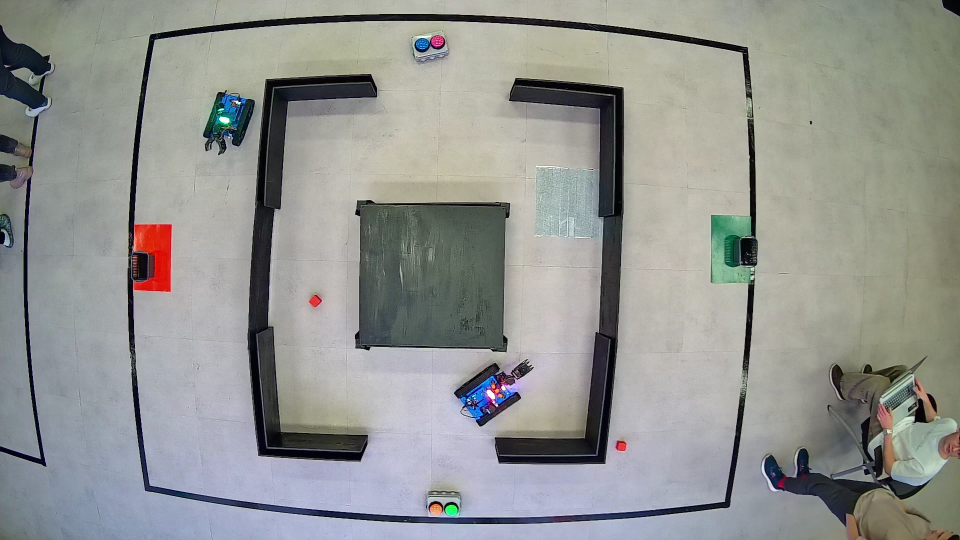
#> input picture modules/img.png, 1920 x 1080 px, found by its file name (shown at 1/2 size)
$ python a_star.py
#> lines starting #> are read from the running program, lines starting #| are printed output that depends on the picture; after the words box and inside, x2 and y2 are one past the last pixel; in counts of white or black regions, pixels touching at a corner belong together
import cv2
import heapq
from time import time
import math
from math import floor, ceil
import matplotlib.pyplot as plt
import numpy as np

show_animation = True


class PriorityQueue:
    def __init__(self):
        self.elements = []

    def empty(self):
        return len(self.elements) == 0

    def put(self, item, priority):
        heapq.heappush(self.elements, (priority, item))

    def get(self):
        return heapq.heappop(self.elements)[1]


class Node:
    def __init__(self, x, y, cost, path):
        self.x = x
        self.y = y
        self.cost = cost
        self.path = path

    def __lt__(self, other) -> bool:
        return self.cost < other.cost

    def __str__(self):
        return str(self.x) + '+' + str(self.y) + ',' + str(self.cost) + ',' + str(self.path)


class AStarPath:
    def __init__(self, robot_radius, grid_size, x_obstacle, y_obstacle):
        self.grid_size = grid_size
        self.robot_radius = robot_radius
        self.create_obstacle_map(x_obstacle, y_obstacle)
        self.path = self.get_path()

    @staticmethod
    def calc_heuristic(num1, num2):
        weight = 3.0
        return weight * (abs(num1.x - num2.x) + abs(num1.y - num2.y))

    def calc_grid_position(self, idx, p):
        return idx * self.grid_size + p

    def calc_xy(self, position, min_position):
        return round((position - min_position) / self.grid_size)

    def calc_grid_idx(self, node):
        return (node.y - self.y_min) * self.x_width + (node.x - self.x_min)

    def check_validity(self, node):
        x_position = self.calc_grid_position(node.x, self.x_min)
        y_position = self.calc_grid_position(node.y, self.y_min)

        if x_position < self.x_min:
            return False
        elif y_position < self.y_min:
            return False
        elif x_position >= self.x_max:
            return False
        elif y_position >= self.y_max:
            return False
        if self.obstacle_pos[node.x][node.y]:
            return False
        return True

    def create_obstacle_map(self, x_obstacle, y_obstacle):
        self.x_min = round(min(x_obstacle))
        self.y_min = round(min(y_obstacle))
        self.x_max = round(max(x_obstacle))
        self.y_max = round(max(y_obstacle))
        self.x_width = round((self.x_max - self.x_min) / self.grid_size)
        self.y_width = round((self.y_max - self.y_min) / self.grid_size)
        self.obstacle_pos = [[False for i in range(self.y_width)] for i in range(self.x_width)]
        DELTA = ceil(self.robot_radius / self.grid_size) + 3

        for idx_x_obstacle, idx_y_obstacle in zip(x_obstacle, y_obstacle):
            x_norm = int((idx_x_obstacle - self.x_min) // self.grid_size)
            y_norm = int((idx_y_obstacle - self.y_min) // self.grid_size)
            for idx_x in range(x_norm - DELTA, x_norm + DELTA):
                x = self.calc_grid_position(idx_x, self.x_min)
                if (not (0 <= idx_x < self.x_width)):
                    continue
                for idx_y in range(y_norm - DELTA, y_norm + DELTA):
                    if not (0 <= idx_y < self.y_width):
                        continue
                    y = self.calc_grid_position(idx_y, self.y_min)
                    d = math.sqrt((idx_x_obstacle - x) ** 2 + (idx_y_obstacle - y) ** 2)
                    if d <= self.robot_radius:
                        self.obstacle_pos[idx_x][idx_y] = True

    @staticmethod
    def get_path():
        path = [[1, 0, 1],
                [0, 1, 1],
                [-1, 0, 1],
                [0, -1, 1],
                [-1, -1, math.sqrt(2)],
                [-1, 1, math.sqrt(2)],
                [1, -1, math.sqrt(2)],
                [1, 1, math.sqrt(2)]]

        return path

    def calc_final_path(self, end_node, record_closed):
        x_out_path, y_out_path = [self.calc_grid_position(end_node.x, self.x_min)], [
            self.calc_grid_position(end_node.y, self.y_min)]
        path = end_node.path
        while path != -1:
            prev_node = record_closed[self.calc_grid_idx(path)]
            x_out_path.append(self.calc_grid_position(prev_node.x, self.x_min))
            y_out_path.append(self.calc_grid_position(prev_node.y, self.y_min))
            path = prev_node.path

        return x_out_path, y_out_path

    def a_star_search(self, start_x, start_y, end_x, end_y):
        end_node = Node(self.calc_xy(end_x, self.x_min), self.calc_xy(end_y, self.y_min), 0.0, -1)
        start_node = Node(self.calc_xy(start_x, self.x_min), self.calc_xy(start_y, self.y_min), 0.0, -1)
        start_node.cost = 0

        record_open, record_closed = dict(), dict()
        record_open[self.calc_grid_idx(start_node)] = start_node
        state = PriorityQueue()
        state.put(start_node, start_node.cost)

        while True:
            if len(state.elements) == 0:
                print('Check Record Validity')
                break

            closest_node = state.get()
            if self.calc_grid_idx(closest_node) in record_closed:
                continue
            if show_animation:  # pragma: no cover
                plt.plot(self.calc_grid_position(closest_node.x, self.x_min),
                         self.calc_grid_position(closest_node.y, self.y_min), "xy")
                if len(record_closed.keys()) % 10 == 0:
                    plt.pause(0.001)

            if closest_node.x == end_node.x and closest_node.y == end_node.y:
                print("Finished!")
                end_node.path = closest_node.path
                end_node.cost = closest_node.cost
                break

            record_closed[self.calc_grid_idx(closest_node)] = closest_node

            for i, _ in enumerate(self.path):
                next_node = Node(closest_node.x + self.path[i][0], closest_node.y + self.path[i][1],
                                 0, closest_node)
                next_node.cost = closest_node.cost - self.calc_heuristic(closest_node, end_node) + self.path[i][
                    2] + self.calc_heuristic(next_node, end_node)

                idx_node = self.calc_grid_idx(next_node)
                if not self.check_validity(next_node):
                    continue

                if idx_node in record_closed:
                    continue

                if idx_node not in record_open:
                    record_open[idx_node] = next_node
                    state.put(next_node, next_node.cost)
                else:
                    if record_open[idx_node].cost > next_node.cost:
                        record_open[idx_node] = next_node
                        state.put(next_node, next_node.cost)

        x_out_path, y_out_path = self.calc_final_path(end_node, record_closed)

        return x_out_path, y_out_path


def main():
    start_x = 30
    start_y = 20
    end_x = 165
    end_y = 140
    grid_size = 4.0
    robot_radius = 5.0

    image = cv2.imread('img.png')
#> image is the input picture: shape (1080, 1920, 3); mean B, G, R 144.9, 148.3, 146.5
    y, x, _ = image.shape
#> y = 1080; x = 1920
    image = image[:, 250:x - 400]
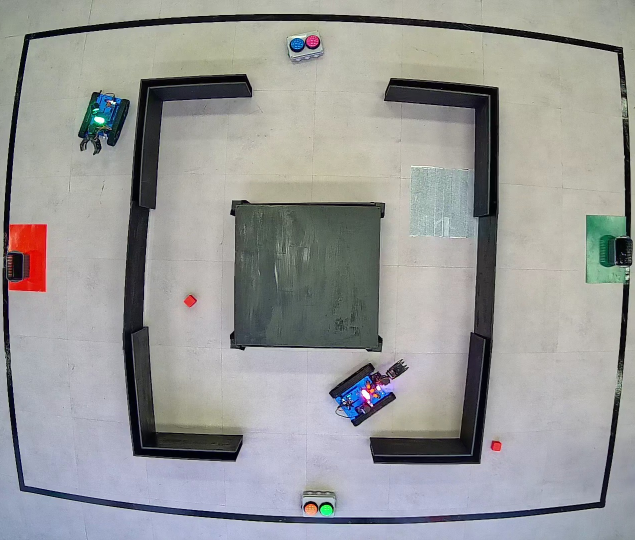
#> image: shape (1080, 1270, 3) (shown at 1/2 size); mean B, G, R 151.5, 152.4, 151.8
    image = cv2.resize(image, (200, 155))
#> image: shape (155, 200, 3)

    hsv = cv2.cvtColor(image, cv2.COLOR_BGR2HSV)
#> hsv: shape (155, 200, 3); mean H, S, V 67.1, 31.3, 160.1

    lower_red1 = np.array([0, 50, 50])  # Первый диапазон красного
    upper_red1 = np.array([10, 255, 255])

    lower_red2 = np.array([170, 50, 50])  # Второй диапазон красного
    upper_red2 = np.array([180, 255, 255])

    lower_green = np.array([50, 100, 100])
    upper_green = np.array([85, 255, 255])

    # Создаем маски для обоих диапазонов красного
    green_mask = cv2.inRange(hsv, lower_green, upper_green)
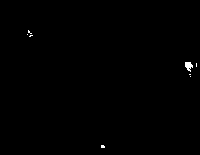
#> green_mask: shape (155, 200); 0.26% white; 8 white regions (7 under 20 px), largest, box (x1, y1, x2, y2) and area: (185, 62, 193, 72) 51
    mask_red1 = cv2.inRange(hsv, lower_red1, upper_red1)
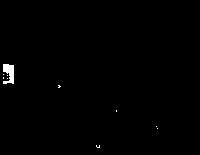
#> mask_red1: shape (155, 200); 0.58% white; 10 white regions (9 under 20 px), largest, box (x1, y1, x2, y2) and area: (3, 64, 14, 84) 158
    mask_red2 = cv2.inRange(hsv, lower_red2, upper_red2)
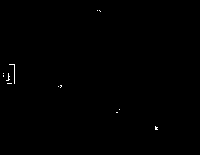
#> mask_red2: shape (155, 200); 0.21% white in thin lines or dots, all inside (x1, y1, x2, y2) = (3, 10, 158, 130)

    # Объединяем две маски в одну
    mask = mask_red1 | mask_red2 | green_mask
#> mask: shape (155, 200); 1.1% white; 17 white regions (15 under 20 px), largest, box (x1, y1, x2, y2) and area: (3, 64, 15, 84) 202, (185, 62, 193, 72) 51
    image[mask != 0] = [255, 255, 255]
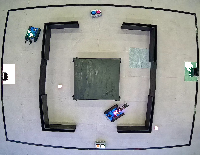
#> image: shape (155, 200, 3); mean B, G, R 153.5, 154.3, 152.6


    cv2.imshow("h", image)
    cv2.waitKey(0)
    cv2.destroyAllWindows()

    lower_black = np.array([0, 0, 0])  # Нижний порог
    upper_black = np.array([180, 255, 50])  # Верхний порог для черных объектов
    hsv_image = cv2.cvtColor(image, cv2.COLOR_BGR2HSV)
#> hsv_image: shape (155, 200, 3); mean H, S, V 66.5, 29.3, 160.8
    # Применение маски для выделения темных объектов
    mask = cv2.inRange(hsv_image, lower_black, upper_black)
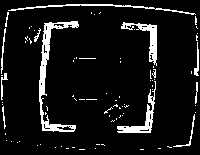
#> mask: shape (155, 200); 8.8% white; 85 white regions (72 under 20 px), largest, box (x1, y1, x2, y2) and area: (39, 21, 79, 132) 895, (117, 81, 156, 133) 422, (121, 22, 157, 66) 405

    width, length = mask.shape
#> width = 155; length = 200
    cv2.imshow("h", mask)
    cv2.waitKey(0)
    cv2.destroyAllWindows()
    x_obstacle, y_obstacle = [], []
    for i in range(width):
        for j in range(length):
            if mask[i][j] == 255:
                y_obstacle.append(i)
                x_obstacle.append(j)
#> after the loop, y_obstacle = 2733 values from 4 to 149

    if show_animation:
        plt.plot(x_obstacle, y_obstacle, ".k")
        plt.plot(start_x, start_y, "og")
        plt.plot(end_x, end_y, "xb")
        plt.grid(True)
        plt.axis("equal")
    slow = time()
    a_star = AStarPath(robot_radius, grid_size, x_obstacle, y_obstacle)
    print(f"Init time:", time() - slow)
    start = time()
    x_out_path, y_out_path = a_star.a_star_search(start_x, start_y, end_x, end_y)
    print(f"Search time:", time() - start)

    if show_animation:
        plt.plot(x_out_path, y_out_path, "r")
        plt.show()
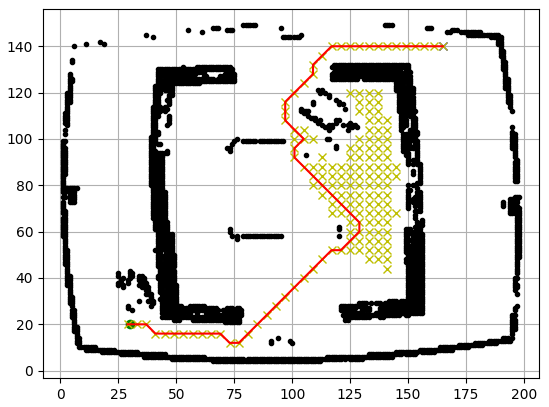
#> figure drawn by matplotlib, 1 panel


if __name__ == '__main__':
    main()
